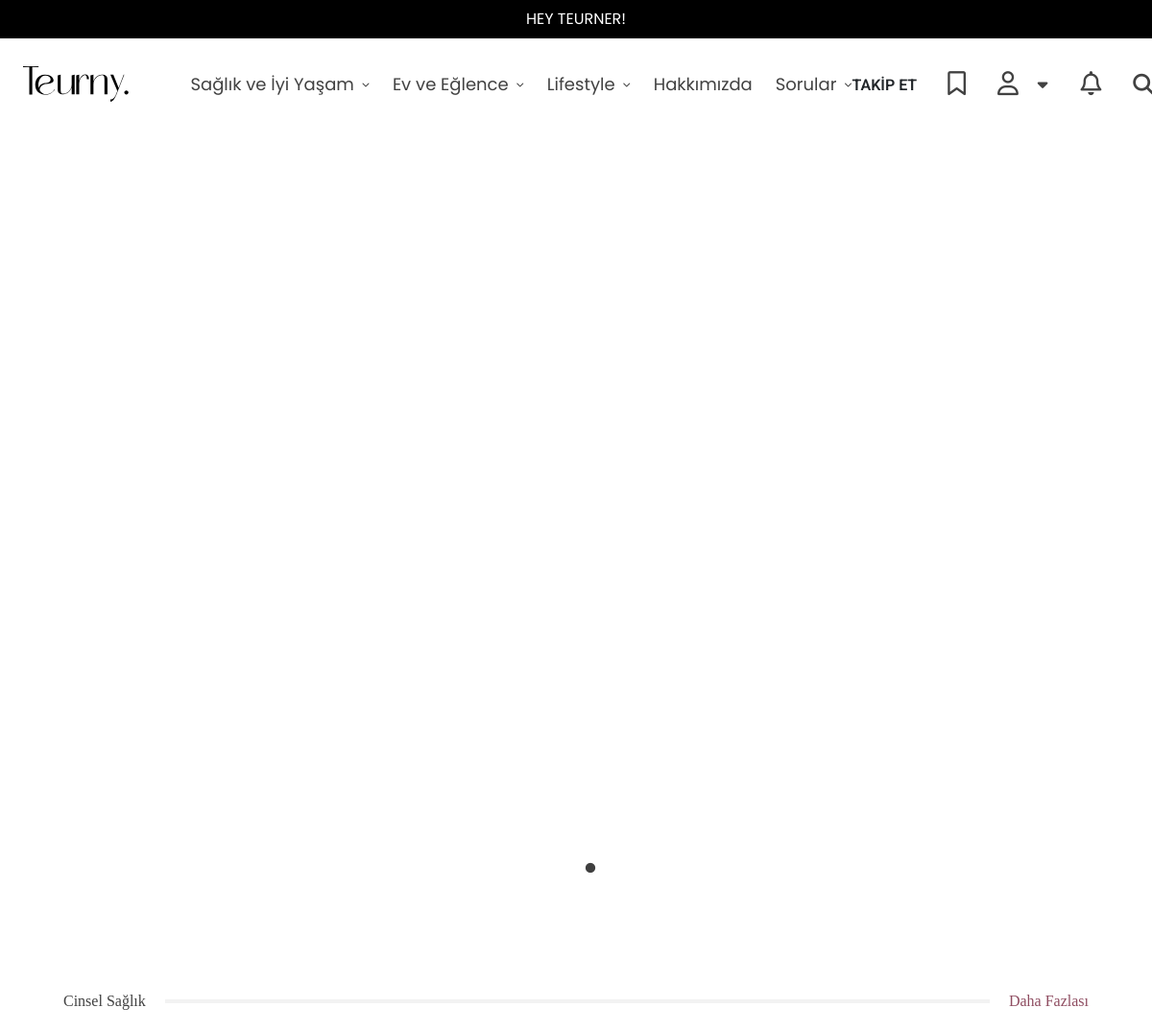
Before: / (upper part) with the older database file.
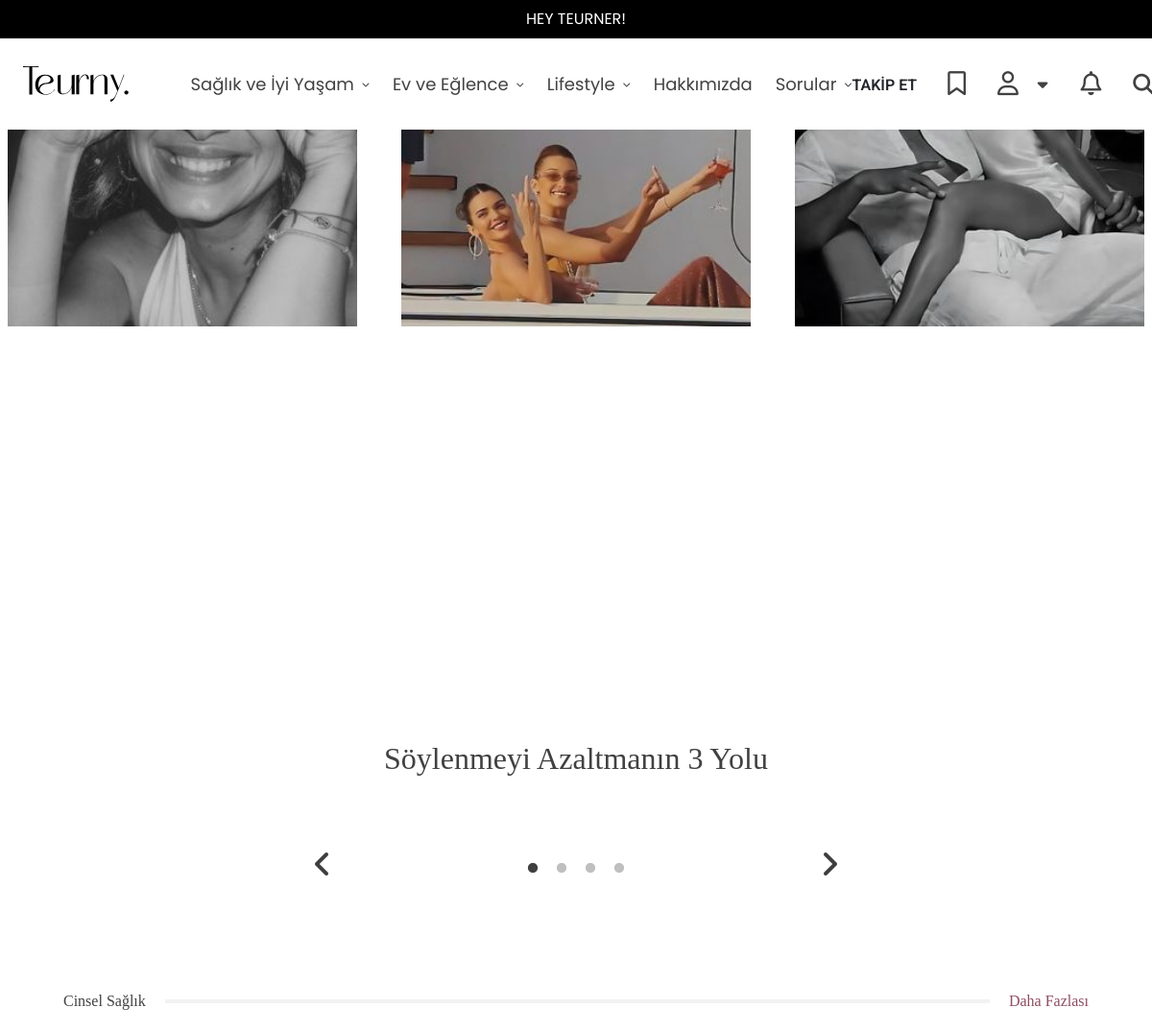
After: the same page with the newer database file.
### tuerny_app/models.py (models this page shows, shortened)
class MainCategory(models.Model):
    name = models.CharField(max_length=255, unique=True)
    slug = models.SlugField(max_length=255, unique=True, blank=True, null=True)

class MainSuggestedBlog(models.Model):
    blog = models.OneToOneField(
        Blog,
        on_delete=models.CASCADE,
        related_name="main_suggested_blog"
    )
    is_active = models.BooleanField(default=True)  # Blog önerilerini yönetmek için

class Blog(models.Model):
    category = models.ForeignKey(
        'SubCategory',
        on_delete=models.SET_NULL,
        null=True,
        related_name="blogs"
    )
    extra_categories = models.ManyToManyField(  # Yeni çoklu kategori desteği
        'SubCategory',
        related_name="extra_blogs",
        blank=True
    )
    title = models.CharField(max_length=255)
    short_description = RichTextField(default="", null=True, blank=True)
    content = RichTextField()  # CKEditor entegrasyonu için
    media = models.ImageField(upload_to='blog_media/', null=True, blank=True)
    media_extra = models.FileField(
        upload_to='blog_media/',
        null=True,
        blank=True,
        help_text="Medya dosyası (resim, video veya ses dosyası) yükleyebilirsiniz."
    )
    user = models.ForeignKey(
        'CustomUser',
        on_delete=models.CASCADE,
        related_name="blogs"
    )
    source = models.URLField(max_length=500, null=True, blank=True)  # Kaynak (isteğe bağlı)
    author = models.CharField(max_length=200, null=True, blank=True)  # Kaynak (isteğe bağlı)
    slug = models.SlugField(max_length=255, unique=True, blank=True)  # Slug alanı
    created_at = models.DateTimeField(auto_now_add=True)
    class Meta:
        ordering = ['-created_at']

### tuerny_app/views.py (the view)
# urls.py: path("", views.index, name="index"),
def index(request):
    api = APISettings.objects.all()
    blog = Blog.objects.all()
    main = MainSuggestedBlog.objects.all()
    return render(request, 'tuerny_app/index.html', {"blog": blog, "api": api, "main": main})

### tuerny_app/context_processors.py (called while the page is built)
def categories_context(request):
    categories = MainCategory.objects.all()
    subcategories = SubCategory.objects.all()
    blogs = Blog.objects.all()
    return {
        'categories': categories,
        'subcategories': subcategories,
        'blog': blogs
    }

### tuerny_app/templates/tuerny_app/index.html (shortened to what this page needs)
{% extends 'base.html' %}
{% load static %}
{% block content %}
      <div id="hero-slider" class="w-100 position-relative">
        <div id="hero-slider-top">
          {% for m in main %}
          <div class="px-2 slider">
            <a href="{% url 'tuerny_app:blog_detail' m.blog.slug %}">
              <img src="{{m.blog.media.url}}" alt="Slider Image 1" />
            </a>
          </div>
          {% endfor %}
        </div>
        <div class="hero-slider-bottom-container position-relative">
          <div id="hero-slider-bottom">
            {% for m in main %}
            <div class="slider-item">
              <span>{{m.blog.title}}</span>
            </div>
            {% endfor %}
          </div>
        </div>
      </div>
      <div class="blog-section-1 py-5">
        <div class="container d-flex flex-column gap-4">
          <div class="blog-section-title px-2">
            <span class="fs-m-12">Cinsel Sağlık</span>
            <div class="blog-section-title-divider"></div>
            <a class="home-blogs" href="{% url 'tuerny_app:category' 'cinsel-saglik' %}">Daha Fazlası</a>
          </div>
        </div>
      </div>
      {% endblock content %}

### templates/base.html (shortened to what this page needs)
{% load static %}
<!DOCTYPE html>
<html lang="tr">
  <head>
    <link href="https://cdn.jsdelivr.net/npm/bootstrap@5.3.3/dist/css/bootstrap.min.css" rel="stylesheet">
    <link rel="stylesheet" href="https://cdnjs.cloudflare.com/ajax/libs/bootstrap-datepicker/1.10.0/css/bootstrap-datepicker.min.css" />
    <link rel="stylesheet" href="https://cdnjs.cloudflare.com/ajax/libs/font-awesome/6.7.2/css/all.min.css" />
    <link rel="stylesheet" href="{% static 'tuerny_app/css/slick.css' %}">
    <link rel="stylesheet" href="https://cdnjs.cloudflare.com/ajax/libs/slick-carousel/1.9.0/slick-theme.min.css" />
    <link rel="stylesheet" href="https://cdnjs.cloudflare.com/ajax/libs/animate.css/4.1.1/animate.min.css" />
    <link rel="stylesheet" href="https://cdnjs.cloudflare.com/ajax/libs/magnific-popup.js/1.2.0/magnific-popup.min.css" />
    <link rel="stylesheet" href="{% static 'tuerny_app/css/general.css' %}" />
    <link rel="stylesheet" href="{% static 'tuerny_app/css/components.css' %}" />
    <link rel="stylesheet" href="{% static 'tuerny_app/css/blog.css' %}" />
    <link rel="stylesheet" href="{% static 'tuerny_app/css/blog-detail.css' %}" />
    <link rel="stylesheet" href="{% static 'tuerny_app/css/question.css' %}" />
    <link rel="stylesheet" href="{% static 'tuerny_app/css/profile.css' %}" />
  </head>
  <body>
    <div class="wrapper">
      <div class="header-brand bg-black">
        <div class="container h-100">
          <div class="d-flex justify-content-center align-items-center h-100">
            <p class="mb-0 text-white fs-6">HEY TEURNER!</p>
          </div>
        </div>
      </div>
      <nav class="header navbar navbar-expand-lg">
        <div class="container-fluid position-relative d-flex">
          <a class="navbar-brand order-2" href="/">
            <img
              src="{% static 'tuerny_app/images/logo.svg' %}"
              alt="Logo"
              class="header-logo"
            />
          </a>
            <div
              class="collapse navbar-collapse order-4 order-lg-3"
              id="navbarSupportedContent"
            >
              <div
                class="ps-lg-5 pt-3 pt-lg-0 d-flex flex-column flex-lg-row align-items-start align-items-lg-center gap-4"
              >
              {% for category in categories %}
                <div class="header-link-container w-100 open-header-link">
                  <a
                    href="{% url 'tuerny_app:category' category.slug %}"
                    class="header-link d-flex align-items-center gap-2 text-decoration-none"
                  >
                    <span>{{category.name}}</span>
                    <i class="fa-solid fa-chevron-down"></i>
                  </a>
                </div>
                {% endfor %}
                <div class="header-link-container">
                  <a
                    href="#"
                    class="header-link d-flex align-items-center gap-2 text-decoration-none"
                  >
                    <span>Hakkımızda</span>
                  </a>
                </div>
                <div class="header-link-container question-link-container open-header-link">
                  <a
                    href="#"
                    class="header-link d-flex align-items-center gap-2 text-decoration-none"
                  >
                    <span>Sorular</span>
                    <i class="fa-solid fa-chevron-down"></i>
                  </a>
                </div>
              </div>
            </div>
            <div
              class="header-icons d-flex justify-content-end flex-fill order-3 order-lg-4"
            >
              <div class="d-none d-xl-flex header-p-btn">
                <div class="dropdown header-profile-btn header-social">
                  <button
                    id="follow-btn"
                    class="btn dropdown-toggle text-nowrap header-social-btn"
                    type="button"
                    data-bs-toggle="dropdown"
                    aria-expanded="false"
                  >
                    TAKİP ET
                  </button>
                </div>
              </div>
              <div class="d-none d-xl-flex">
                <a href="{% url 'tuerny_app:profile' %}?tab=saved" class="header-icon">
                  <i class="fa-regular fa-bookmark"></i>
                </a>
              </div>
              {% if request.user.is_authenticated %}
              <div>
                <div class="dropdown header-profile-btn">
                  <a
                    href="{% url 'tuerny_app:profile' %}?tab=settings"
                    class="btn dropdown-toggle gap-2 hstack"
                    type="button"
                    data-bs-toggle="dropdown"
                    aria-expanded="false"
                  >
                    <i class="fa-regular fa-user profilesvg"></i>
                    <i class="fa-solid fa-caret-down"></i>
                  </a>
                  <ul class="dropdown-menu">
                    <li>
                      <a
                        style="color: #414141"
                        class="dropdown-item mb-2"
                        href="{% url 'tuerny_app:profile' %}"
                        >@{{request.user.username}}</a
                      >
                    </li>
                    <li>
                      <a
                        style="color: #414141"
                        class="dropdown-item mb-2"
                        href="{% url 'tuerny_app:profile' %}?tab=saved"
                        >Kaydedilenler</a
                      >
                    </li>
                    <li>
                      <a
                        style="color: #414141"
                        class="dropdown-item mb-2"
                        href="{% url 'tuerny_app:profile' %}?tab=asked"
                        >Sorularım</a
                      >
                    </li>
                    <li>
                      <a
                        style="color: #414141"
                        class="dropdown-item mb-2"
                        href="{% url 'tuerny_app:profile' %}?tab=votes"
                        >Oylarım</a
                      >
                    </li>
                    <li>
                      <a
                        style="color: #414141"
                        class="dropdown-item mb-2"
                        href="{% url 'tuerny_app:profile' %}?tab=comments"
                        >Yorumlarım</a
                      >
                    </li>
                    <li>
                      <a
                        style="color: #414141"
                        class="dropdown-item mb-2"
                        href="{% url 'tuerny_app:profile' %}?tab=settings"
                        >Ayarlar</a
                      >
                    </li>
                    <li>
                      <a
                        style="color: #414141"
                        class="dropdown-item logoutbtn"
                        href="{% url 'tuerny_app:logout' %}"
                        >Çıkış Yap</a
                      >
                    </li>
                  </ul>
                </div>
              </div>
              {% else %}
                <div class="dropdown header-profile-btn">
                  <button
                    class="btn dropdown-toggle gap-2 hstack"
                    type="button"
                    data-bs-toggle="dropdown"
                    aria-expanded="false"
                  >
                    <i class="fa-regular fa-user profilesvg"></i>
                    <i class="fa-solid fa-caret-down"></i>
                  </button>
                </div>
              {% endif %}
              <div class="d-none d-xl-flex">
                <div class="dropdown header-profile-btn">
                  <button
                    class="btn dropdown-toggle gap-2 hstack"
                    type="button"
                    data-bs-toggle="dropdown"
                    aria-expanded="false"
                  >
                    <i class="fa-regular fa-bell"></i>
                  </button>
                </div>
              </div>
              <div class="header-p-btn-2">
                <div class="header-link-container w-100">
                  <a
                    href="#"
                    class="header-icon header-search header-link"
                    data-bs-toggle="modal"
                    data-bs-target="#searchModal"
                  >
                    <i class="fa-solid fa-magnifying-glass"></i>
                  </a>
              </div>
            </div>
          </div>
        </div>
      </nav>
{% block content %}
{% endblock content %}
  </div>
</body>
</html>

### tuerny_app/static/tuerny_app/css/general.css (style rules this page uses)
:root { --teurny-black: #000000; --teurny-darker: #202020; --teurny-dark: #414141; --teurny-mid: #989491; --teurny-light: #faf6f1; --teurny-lighter: #f2f2f2; --teurny-1: #8f4d61; --teurny-2: #ca7c83; --teurny-3: #d09f83; --teurny-4: #cd9095; }
html { scroll-behavior: smooth; height: 100%; }
body { scroll-behavior: smooth; height: 100%; box-sizing: border-box; }
* { color: var(--teurny-dark); font-family: "Poppins"; }
a { text-decoration: none; color: var(--teurny-dark); }
.flex-fill { flex-shrink: 0; flex: 1 1 0px !important; }
p { margin-bottom: 0; }
.container { padding-left: 28px; padding-right: 28px; }
.header-p-btn { padding-top: 7px; }
.header-p-btn-2 { padding-top: 9px; }

### tuerny_app/static/tuerny_app/css/components.css (style rules this page uses)
.header-brand { height: 40px; z-index: 999; position: relative; }
.header { padding: 16px 71px; position: sticky; top: 0; z-index: 100; background-color: #ffffff; }
.header .header-icon { display: flex; align-items: center; gap: 8px; font-size: 25px; }
.header .header-icon.header-search i { font-size: 22px; }
.header .header-profile-btn { display: flex; justify-content: center; align-items: center; height: 100%; }
.header .header-profile-btn .btn { padding-left: 0px; padding-right: 0px; font-size: 25px; }
.header .header-profile-btn .btn .fa-caret-down { margin-left: 12px; font-size: 17px; }
.header .header-profile-btn .btn.header-social-btn { font-size: 16px; font-weight: 600; }
.header .header-profile-btn .dropdown-toggle::after { display: none; }
.header .header-logo { height: 63px; }
.header .header-link { color: var(--teurny-dark); white-space: nowrap; position: relative; font-size: 18px; }
.header .header-link::after { display: none; position: absolute; content: ""; top: 100%; width: 100%; height: 50px; }
.header .header-link i { font-size: 8px; }
.header .header-icons { gap: 32px; }
.header .question-link-container { position: relative; }
.header-social-btn { border: none !important; margin-top: -5px; font-weight: 500; }
#hero-slider { margin-bottom: 150px; }
#hero-slider #hero-slider-top .slick-slide { padding: 0; }
#hero-slider-top img { object-fit: cover; width: 100%; height: 100%; }
#hero-slider-bottom { max-width: 468px; position: absolute; bottom: -100px; left: 50%; transform: translateX(-50%); }
#hero-slider-bottom .slider-item { background-color: #ffffff; width: 400px; height: 228px; display: flex !important; align-items: center; justify-content: center; text-align: center; padding: 0 24px; }
#hero-slider-bottom .slider-item span { font-family: "Playfair Display"; font-size: 32px; font-weight: 400; line-height: 41.6px; text-align: center; }
@media screen and (max-width: 1400px) { .header { padding: 24px 12px; } }
@media screen and (max-width: 1400px) { .header .header-logo { height: 37px; } }
@media screen and (max-width: 1280px) { #hero-slider { height: 100vh; margin-bottom: 50px; } }
@media screen and (max-width: 1280px) { #hero-slider #hero-slider-top { height: 100vh; } }
@media screen and (max-width: 1280px) { #hero-slider-bottom { bottom: 0px; } }
#follow-btn { font-family: 'Roboto'; }

### tuerny_app/static/tuerny_app/css/blog.css (style rules this page uses)
.blog-section-title { display: flex; justify-content: space-between; align-items: center; position: relative; }
.blog-section-title > *:first-child { padding-right: 20px; }
.blog-section-title > *:last-child { padding-left: 20px; color: #8f4d61; }
.blog-section-title .blog-section-title-divider { flex-grow: 1; background-color: var(--teurny-lighter); height: 4px; }
.blog-section-title span, .blog-section-title a { font-family: "Playfair Display"; font-size: 16px; font-weight: 400; line-height: 20.8px; }
.blog-section-title a { font-family: "Playfair Display"; font-size: 16px; }
.blog-section-1 { background-color: #ffffff; }

### templates/base.html (style rules this page uses)
.slick-slide { margin-left: 15px; margin-right: 15px; }

Changed rows visible on the page:
added MainSuggestedBlog: blog.media (picture), blog "Söylenmeyi Azaltmanın 3 Yolu"
added MainSuggestedBlog: blog.media (picture)
added MainSuggestedBlog: blog.media (picture)
